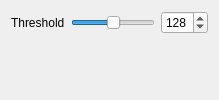
              <widget class="QWidget" name="pageBW">
               <layout class="QFormLayout" name="pageBWLayout">
                <item row="0" column="0">
                 <widget class="QLabel" name="lblBwThreshold">
                  <property name="text">
                   <string>Threshold</string>
                  </property>
                 </widget>
                </item>
                <item row="0" column="1">
                 <layout class="QHBoxLayout" name="bwThresholdLayout">
                  <item>
                   <widget class="QSlider" name="bwThresholdSlider">
                    <property name="minimum">
                     <number>0</number>
                    </property>
                    <property name="maximum">
                     <number>255</number>
                    </property>
                    <property name="value">
                     <number>128</number>
                    </property>
                    <property name="orientation">
                     <enum>Qt::Orientation::Horizontal</enum>
                    </property>
                   </widget>
                  </item>
                  <item>
                   <widget class="QSpinBox" name="bwThresholdSpin">
                    <property name="minimum">
                     <number>0</number>
                    </property>
                    <property name="maximum">
                     <number>255</number>
                    </property>
                    <property name="value">
                     <number>128</number>
                    </property>
                   </widget>
                  </item>
                 </layout>
                </item>
               </layout>
              </widget>
